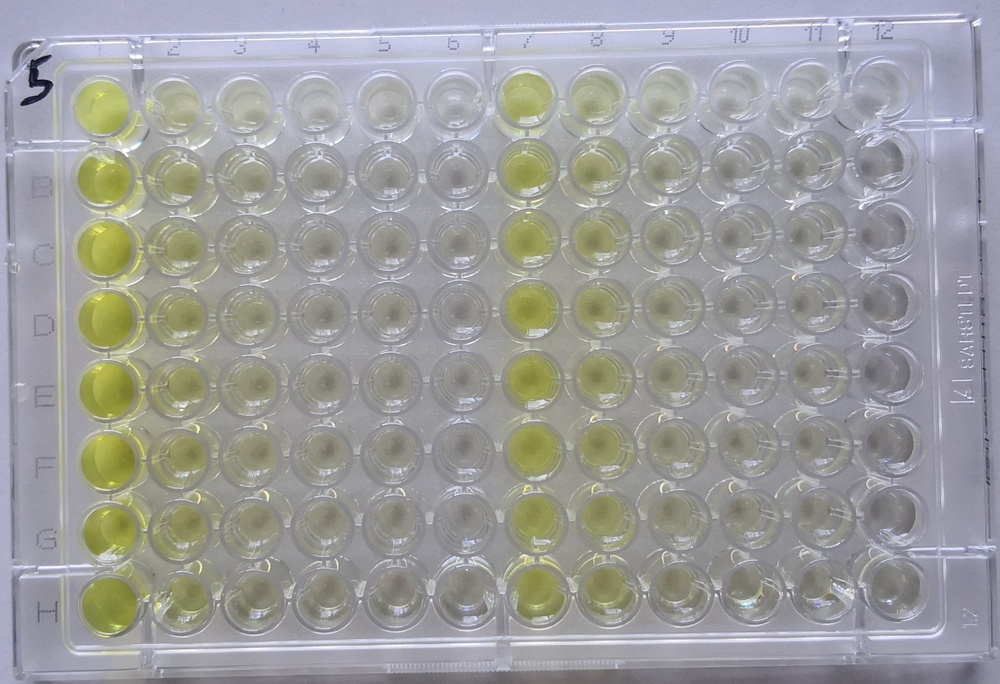
#> input picture well_plate_project/data_etl/bianc_cropped.jpg, 1000 x 684 px, shrunk from 2015 x 1379 before the run
$ python -i _0_plot_hists.py   (imports and definitions only)
#> lines starting #> are read from the running program, lines starting #| are printed output that depends on the picture
#> further down, picture is the input picture: shape (684, 1000, 3); mean B, G, R 156.9, 157.8, 157.6
#!/usr/bin/env python3
# -*- coding: utf-8 -*-
"""
Created on Nov 4, 2020

Tools for Investigating the importance of colorspaces for image classification
https://arxiv.org/pdf/1902.00267.pdf

Look at:
https://towardsdatascience.com/understand-and-visualize-color-spaces-to-improve-your-machine-learning-and-deep-learning-models-4ece80108526

Steganalysis based on an ensemblecolorspace approach
https://arxiv.org/pdf/2002.02413.pdf


@author: Enx
"""

import cv2
import matplotlib.pyplot as plt
import numpy as np

#for 3d stuff
from mpl_toolkits.mplot3d import Axes3D
from matplotlib import cm
from matplotlib import colors

import matplotlib
#matplotlib.use('Agg')
#plt.ioff()

# %% Define functions

# [203 lines left out: functions plot_hist_rgb, plot_3d_rgb, plot_hist_bgr, plot_hist_yuv, plot_hist_hsv, extract_single_dim_from_LAB_convert_to_RGB and 1 more, not called in this run]

def plot_any_chnl(image_to_plot):

    n_chnl = image_to_plot.shape[2] #number of channels
#> n_chnl = 3

    fig, axs = plt.subplots(nrows=2, ncols=n_chnl+1, figsize=[2*x for x in plt.rcParams["figure.figsize"]])

    assert(n_chnl ==  3)

    colormap_u = np.array([[[i,255-i,0] for i in range(256)]],dtype=np.uint8)
    colormap_v = np.array([[[0,255-i,i] for i in range(256)]],dtype=np.uint8)
    y, u, v = cv2.split(image_to_plot)
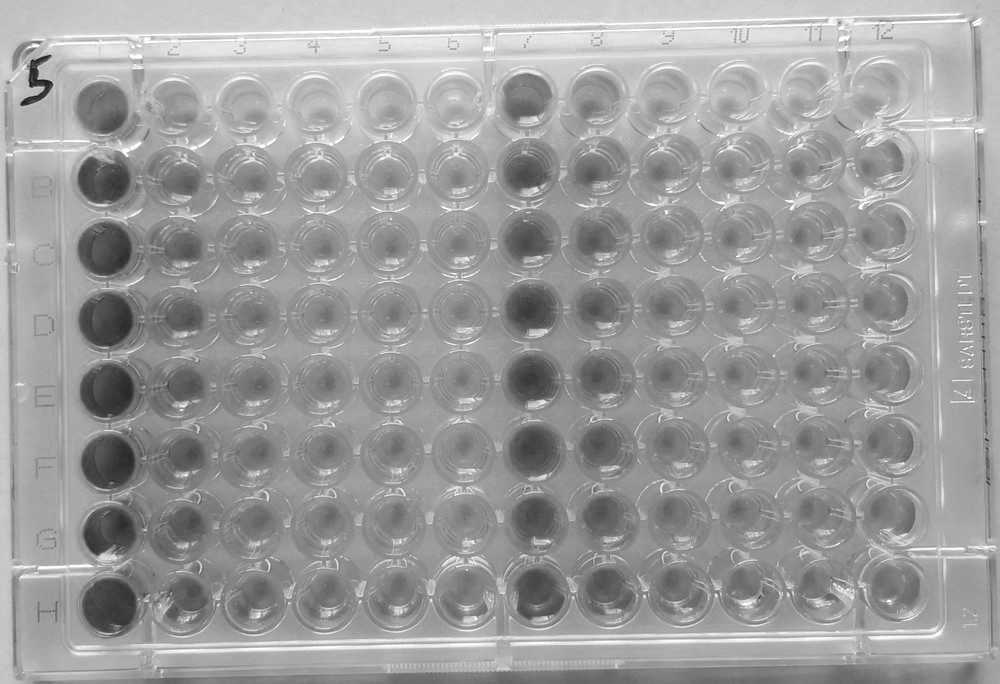
#> y: shape (684, 1000); min 18, max 255, mean 156.9
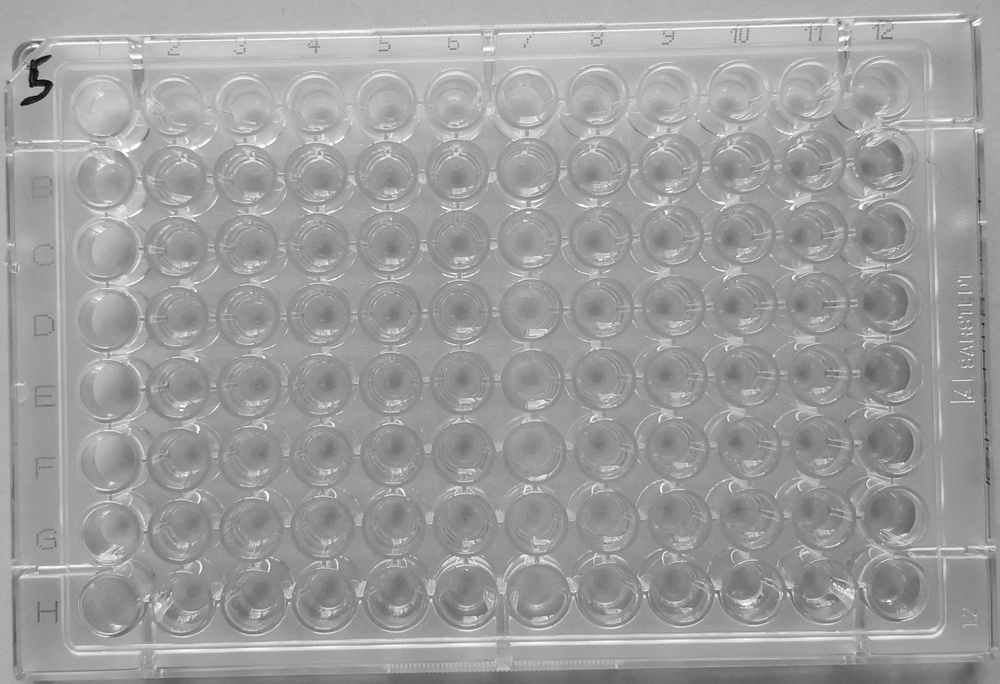
#> u: shape (684, 1000); min 3, max 255, mean 157.8

    # Convert back to BGR so we can apply the LUT
    y = cv2.cvtColor(y, cv2.COLOR_GRAY2BGR)
#> y: shape (684, 1000, 3)
    u = cv2.cvtColor(u, cv2.COLOR_GRAY2BGR)
#> u: shape (684, 1000, 3)
    v = cv2.cvtColor(v, cv2.COLOR_GRAY2BGR)
#> v: shape (684, 1000, 3)

    u_mapped = cv2.LUT(u, colormap_u)
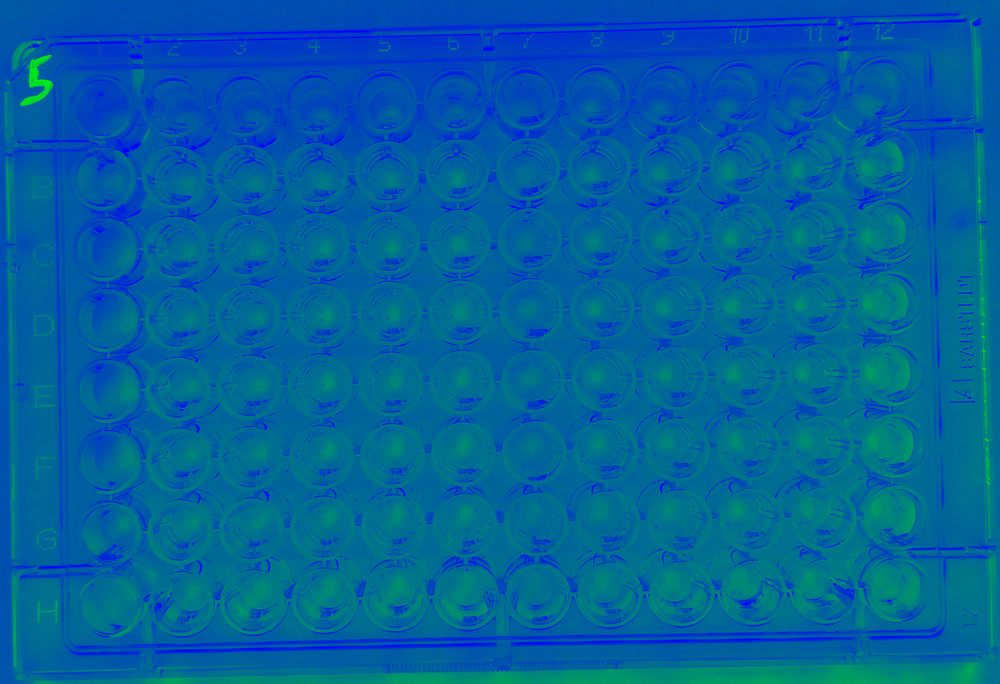
#> u_mapped: shape (684, 1000, 3); mean B, G, R 157.8, 97.2, 0
    v_mapped = cv2.LUT(v, colormap_v)
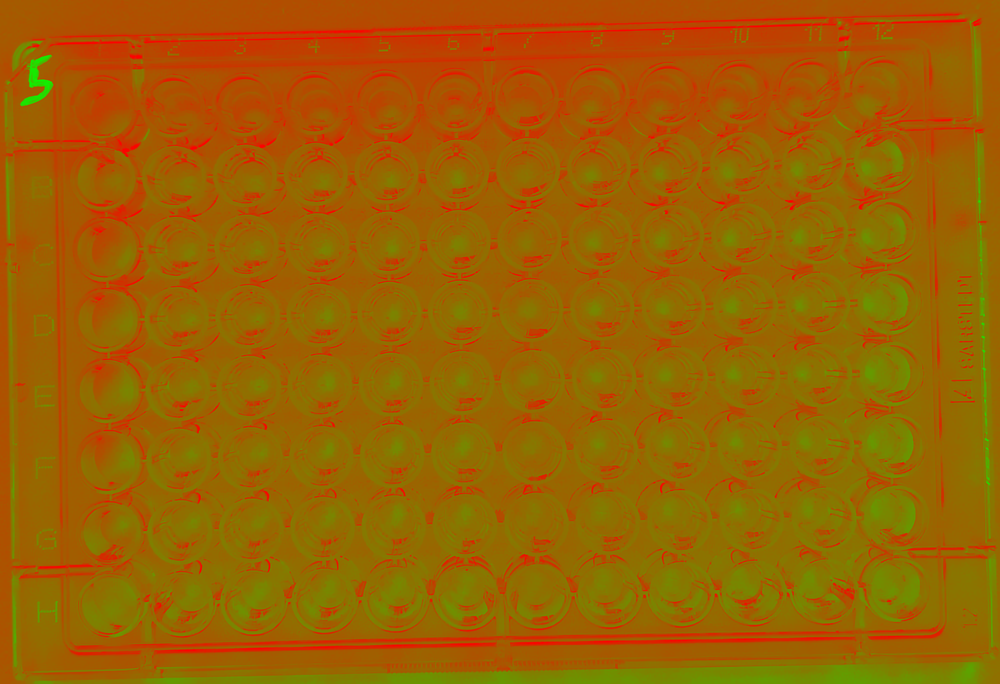
#> v_mapped: shape (684, 1000, 3); mean B, G, R 0, 97.4, 157.6

    # Calulate various hists
    axs[0, 0].imshow(image_to_plot)
    axs[0, 0].axis("off")

    color = ('c','m','k')
    for i,col in enumerate(color):
        histr = cv2.calcHist([image_to_plot],[i],None,[256],[0,256])
        axs[1, 0].plot(histr,color = col)
        axs[1, 0].set_yscale('log')
        axs[1, 0].axis(xmin=0,xmax=256)


    axs[0, 1].imshow(y)
    axs[0, 1].axis("off")
    axs[0, 1].set_title("ch1")

    axs[1, 1].hist(y.ravel(),256,[0,256])
    axs[1, 1].axis(xmin=0,xmax=256)

    axs[0, 2].imshow(u_mapped)
    axs[0, 2].axis("off")
    axs[0, 2].set_title("ch1")
    axs[1, 2].hist(u_mapped.ravel(),256,[0,256])
    axs[1, 2].axis(xmin=0,xmax=256)
    axs[1, 2].set_yscale('log')


    axs[0, 3].imshow(v_mapped)
    axs[0, 3].axis("off")
    axs[0, 3].set_title("cg2")
    axs[1, 3].hist(v_mapped.ravel(),256,[0,256])
    axs[1, 3].axis(xmin=0,xmax=256)
    axs[1, 3].set_yscale('log')


    fig.suptitle('3channels')
    plt.show()
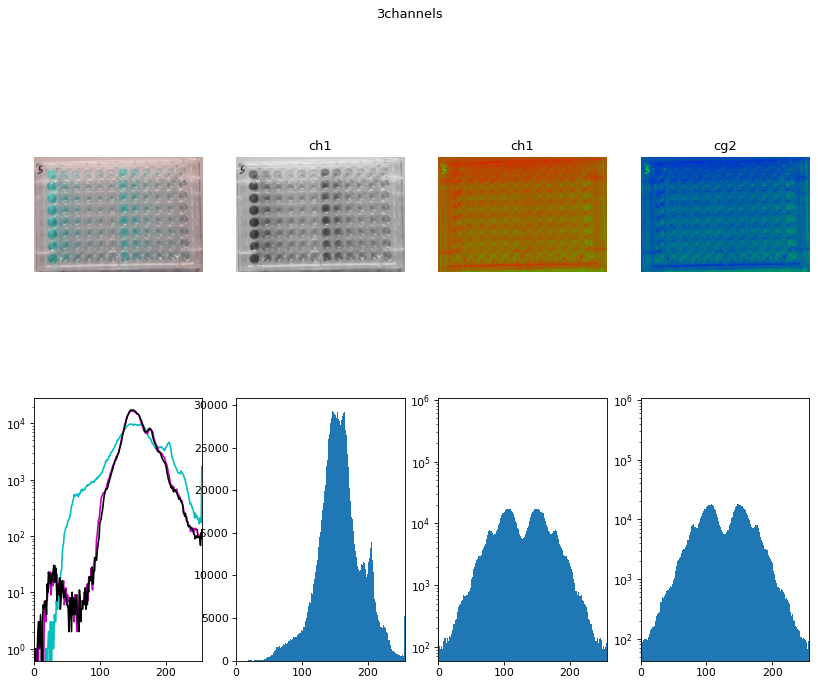
#> figure drawn by matplotlib, 8 panels; B, G, R data is drawn as R, G, B; panel 5: curve peaks at x = 146, y = 9790; panel 5: curve peaks at x = 149, y = 16623; panel 5: curve peaks at x = 148, y = 17387; panel 6: tallest bar 29370 high, from x = 146 to 147
    # plt.close(fig)
    return fig


# %%
# [19 lines left out: functions clear_all, load_test_file, not called in this run]


# [35 lines not run here, left out]


# %%

>>> import cv2
>>> picture = cv2.imread('bianc_cropped.jpg')
>>> result = plot_any_chnl(picture)
